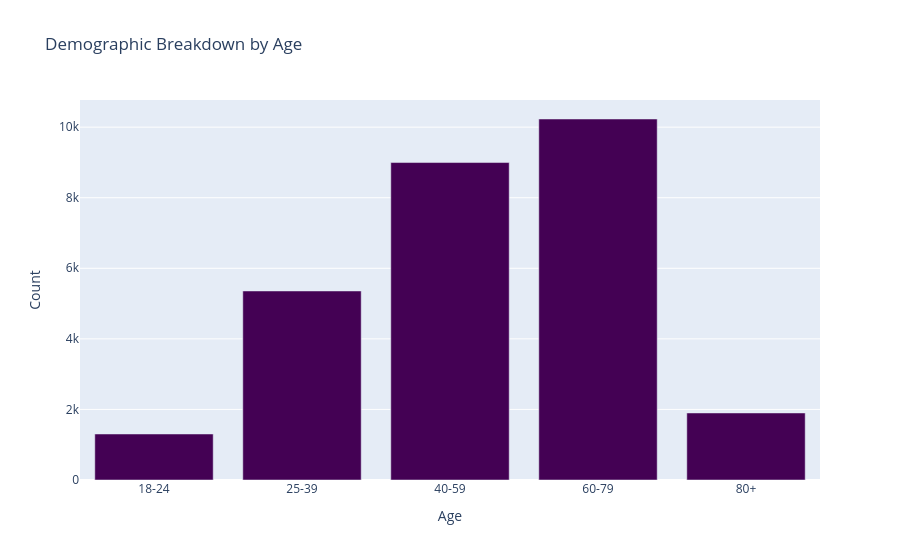
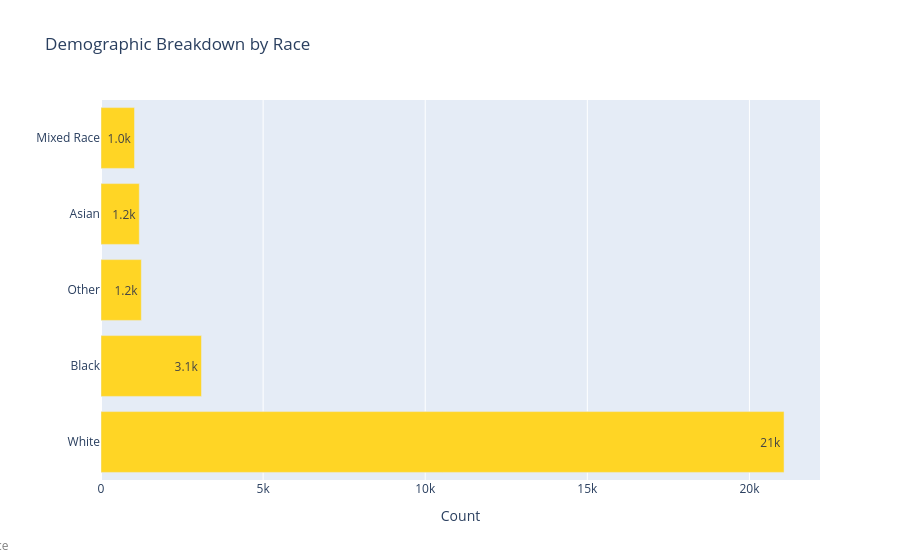
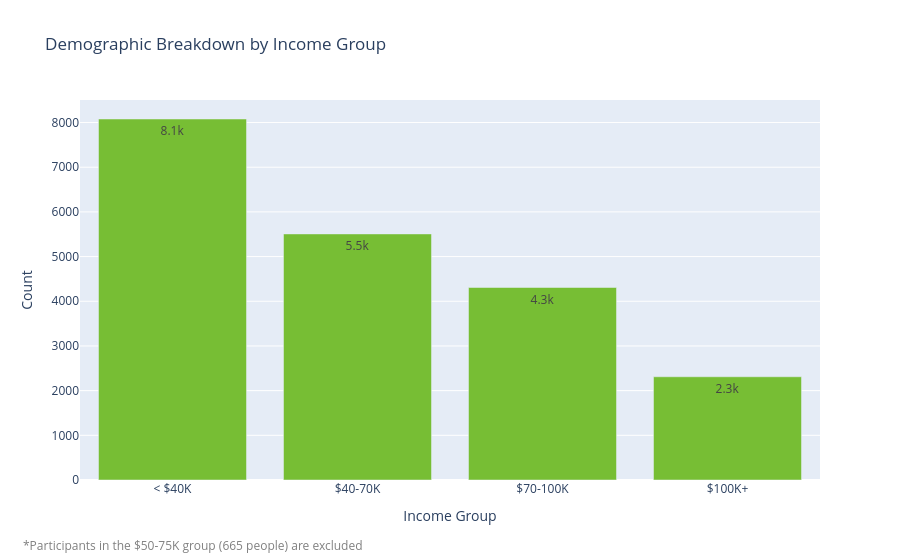
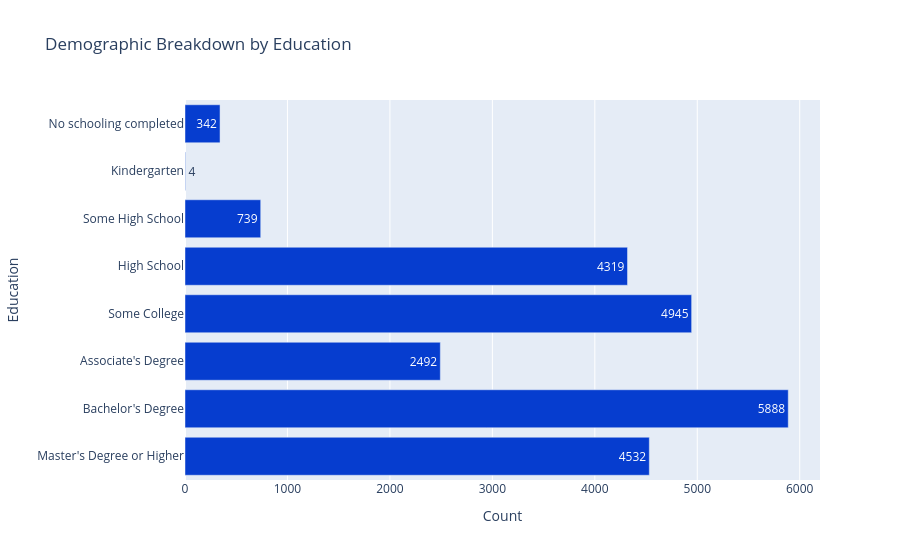

Source (notebook cell) for these figures, in order:
### Markdown cell above
## Suvery Participant Demographics

In this section, we will get to know our 2020-2024 survey participants and who they consist of by examining their age, race, gender, income, and education.

### Code cell
'''Age Distribution'''

fig_age = px.bar(
    get_count(['AGEGRP2']), 
    x = 'AGEGRP2', 
    y = 'Count',
    title = "Demographic Breakdown by Age",
    category_orders = category_orders,
    color_discrete_sequence=px.colors.sequential.Viridis
)
fig_age.update_xaxes(title="Age").show()

'''Race Distribution'''

fig_race = px.bar(
    get_count(['RACE']), 
    y='RACE', 
    x='Count',
    title='Demographic Breakdown by Race',
    text_auto='.2s', # put numbers in K format
    color_discrete_sequence=['#ffd525']
    
)
# add subtitle
fig_race.update_layout(
    annotations=[
        dict(
            x=-0.45, y=-0.20,  # Position below the chart
            text="*Participants can select more than 1 race",
            showarrow=False,  # No arrow pointing to the text
            xref="paper", yref="paper",  # Position relative to the chart
            font=dict(size=12, color="gray"),
        )
    ]
)
fig_race.update_yaxes(title="").update_layout(yaxis={'categoryorder':'total descending'}).show()

'''Income Distribution'''

fig_income = px.bar(
    get_count(['INCOMEGRP']),
    x='INCOMEGRP',
    y='Count',
    title='Demographic Breakdown by Income Group',
    text_auto='.2s',
    color_discrete_sequence=['#77be34'],
    category_orders= category_orders
)

# add subtitle
fig_income.update_layout(
    annotations=[
        dict(
            x=-0.08, y=-0.20,  # Position below the chart
            text="*Participants in the $50-75K group (665 people) are excluded",
            showarrow=False,  # No arrow pointing to the text
            xref="paper", yref="paper",  # Position relative to the chart
            font=dict(size=12, color="gray"),
        )
    ]
).update_xaxes(title="Income Group").show()

'''Education Distribution'''

fig_education = px.bar(
    get_count(['EDUCATION']),
    y = 'EDUCATION',
    x = 'Count',
    title = 'Demographic Breakdown by Education',
    color_discrete_sequence=['#063dcf'], 
    text='Count',
    category_orders=category_orders
)
fig_education.update_yaxes(title="Education").show()

### Figure 1 — Plotly figure (JSON) as saved in the notebook; plotly's stock layout.template omitted (floating-point values rounded to 4 significant figures)
{"data": [{"alignmentgroup": "True", "hovertemplate": "AGEGRP2=%{x}<br>Count=%{y}<extra></extra>", "legendgroup": "", "marker": {"color": "#440154", "pattern": {"shape": ""}}, "name": "", "offsetgroup": "", "orientation": "v", "showlegend": false, "textposition": "auto", "type": "bar", "x": ["18-24", "25-39", "40-59", "60-79", "80+"], "xaxis": "x", "y": [1304, 5357, 8997, 10231, 1900], "yaxis": "y"}], "layout": {"barmode": "relative", "legend": {"tracegroupgap": 0}, "title": {"text": "Demographic Breakdown by Age"}, "xaxis": {"anchor": "y", "categoryarray": ["18-24", "25-39", "40-59", "60-79", "80+"], "categoryorder": "array", "domain": [0, 1], "title": {"text": "Age"}}, "yaxis": {"anchor": "x", "domain": [0, 1], "title": {"text": "Count"}}}}

### Figure 2 — Plotly figure (JSON) as saved in the notebook; plotly's stock layout.template omitted (floating-point values rounded to 4 significant figures)
{"data": [{"alignmentgroup": "True", "hovertemplate": "Count=%{x}<br>RACE=%{y}<extra></extra>", "legendgroup": "", "marker": {"color": "#ffd525", "pattern": {"shape": ""}}, "name": "", "offsetgroup": "", "orientation": "h", "showlegend": false, "textposition": "auto", "texttemplate": "%{x:.2s}", "type": "bar", "x": [1181, 3099, 1034, 1244, 21068], "xaxis": "x", "y": ["Asian", "Black", "Mixed Race", "Other", "White"], "yaxis": "y"}], "layout": {"annotations": [{"font": {"color": "gray", "size": 12}, "showarrow": false, "text": "*Participants can select more than 1 race", "x": -0.45, "xref": "paper", "y": -0.2, "yref": "paper"}], "barmode": "relative", "legend": {"tracegroupgap": 0}, "title": {"text": "Demographic Breakdown by Race"}, "xaxis": {"anchor": "y", "domain": [0, 1], "title": {"text": "Count"}}, "yaxis": {"anchor": "x", "categoryorder": "total descending", "domain": [0, 1], "title": {"text": ""}}}}

### Figure 3 — Plotly figure (JSON) as saved in the notebook; plotly's stock layout.template omitted (floating-point values rounded to 4 significant figures)
{"data": [{"alignmentgroup": "True", "hovertemplate": "INCOMEGRP=%{x}<br>Count=%{y}<extra></extra>", "legendgroup": "", "marker": {"color": "#77be34", "pattern": {"shape": ""}}, "name": "", "offsetgroup": "", "orientation": "v", "showlegend": false, "textposition": "auto", "texttemplate": "%{y:.2s}", "type": "bar", "x": ["$100K+", "$40-70K", "$70-100K", "< $40K"], "xaxis": "x", "y": [2310, 5507, 4308, 8079], "yaxis": "y"}], "layout": {"annotations": [{"font": {"color": "gray", "size": 12}, "showarrow": false, "text": "*Participants in the $50-75K group (665 people) are excluded", "x": -0.08, "xref": "paper", "y": -0.2, "yref": "paper"}], "barmode": "relative", "legend": {"tracegroupgap": 0}, "title": {"text": "Demographic Breakdown by Income Group"}, "xaxis": {"anchor": "y", "categoryarray": ["< $40K", "$40-70K", "$70-100K", "$100K+"], "categoryorder": "array", "domain": [0, 1], "title": {"text": "Income Group"}}, "yaxis": {"anchor": "x", "domain": [0, 1], "title": {"text": "Count"}}}}

### Figure 4 — Plotly figure (JSON) as saved in the notebook; plotly's stock layout.template omitted (floating-point values rounded to 4 significant figures)
{"data": [{"alignmentgroup": "True", "hovertemplate": "Count=%{text}<br>EDUCATION=%{y}<extra></extra>", "legendgroup": "", "marker": {"color": "#063dcf", "pattern": {"shape": ""}}, "name": "", "offsetgroup": "", "orientation": "h", "showlegend": false, "text": [2492, 5888, 4319, 4, 4532, 342, 4945, 739], "textposition": "auto", "type": "bar", "x": [2492, 5888, 4319, 4, 4532, 342, 4945, 739], "xaxis": "x", "y": ["Associate's Degree", "Bachelor's Degree", "High School", "Kindergarten", "Master's Degree or Higher", "No schooling completed", "Some College", "Some High School"], "yaxis": "y"}], "layout": {"barmode": "relative", "legend": {"tracegroupgap": 0}, "title": {"text": "Demographic Breakdown by Education"}, "xaxis": {"anchor": "y", "domain": [0, 1], "title": {"text": "Count"}}, "yaxis": {"anchor": "x", "categoryarray": ["Master's Degree or Higher", "Bachelor's Degree", "Associate's Degree", "Some College", "High School", "Some High School", "Kindergarten", "No schooling completed"], "categoryorder": "array", "domain": [0, 1], "title": {"text": "Education"}}}}
